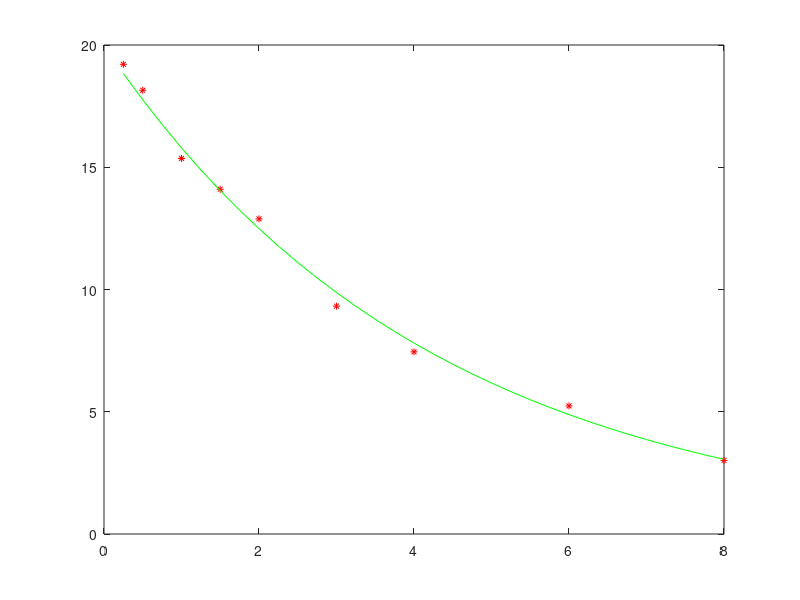

Write the MATLAB code that produced this figure.
clc
clear
% 1. 加载数据
d=300;
t = [0.25 0.5 1 1.5 2 3 4 6 8];
c = [19.21 18.15 15.36 14.10 12.89 9.32 7.45 5.24 3.01];
% 2. 绘制散点图
plot(t, c, 'r*', 'MarkerSize', 5);  %可以利用从c(t)=c0*e^-kt拟合(c0,k为待定系数）
hold on
y=log(c);
a=polyfit(t,y,1) %“1”表示一个未知变量
k=-a(1)
v=d/exp(a(2))
t = 0.25:0.25:8;
c = (d/v)*exp(-k*t);
fprintf("函数表达式：c(t) = %.4fe^(-%.4ft)\n\n",d/v,k);
plot(t, c, 'g');